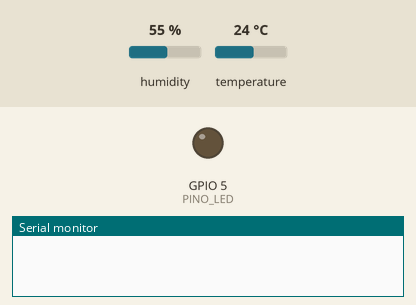
Simulated run of this sketch. Board: ESP32. Parts: output pins drawn as LEDs (lit = HIGH), the last lines printed to the serial monitor. The test bench sets the inputs (shaded band); at power-on: humidity 55 %, temperature 24 °C. Nothing arrives over Bluetooth unless stated; a phone connects over Bluetooth LE 3 s after start.

Above: at 0.0 s.
At 3.0 s:
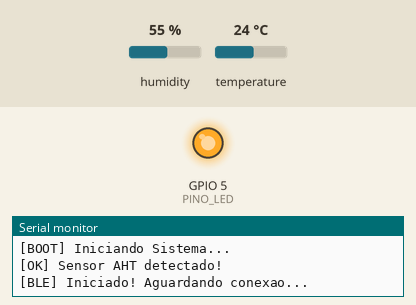
Timing chart, 0 to 42.9 s (numbered marks = the images above):
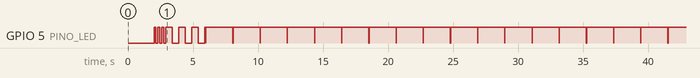

Measured:
- by itself, GPIO 5 (PINO_LED): HIGH → LOW at 2.2 s, → HIGH 0.15 s later, → LOW 0.15 s later, → HIGH 0.15 s later, … (48 changes in this stretch)

The sketch:

Apenas_sensor_umidade_temperatura_bateria.ino
```cpp
/*
 * MonitorPlantar - Sistema Integrado com Sensor AHT e BLE
 * Correção: Pinos I2C 21/22, Brownout desativado, Feedback visual em LED.
 */

#include <Wire.h>
#include <Adafruit_AHTX0.h>
#include <BLEDevice.h>
#include <BLEServer.h>
#include <BLEUtils.h>
#include <BLE2902.h>
#include <ArduinoJson.h>
#include "soc/soc.h"
#include "soc/rtc_cntl_reg.h"

// ── Definições de Hardware ────────────────────────────────────
#define PINO_LED 5 // LED integrado no pino 5 conforme esquema D32[cite: 1]

// ── Configurações BLE ──────────────────────────────────────────
#define BLE_NOME  "MonitorPlantar"
#define SVC_UUID  "4fafc201-1fb5-459e-8fcc-c5c9c331914b"
#define CHAR_UUID "beb5483e-36e1-4688-b7f5-ea07361b26a8"

// ── Variáveis Globais ──────────────────────────────────────────
Adafruit_AHTX0 aht;
BLEServer* pServer = nullptr;
BLECharacteristic* pCharacteristic = nullptr;
bool deviceConnected = false;
unsigned long tempoPiscar = 0;
bool estadoLed = false;
uint32_t seqBLE = 0;

// ── Callbacks de Conexão BLE ───────────────────────────────────
class MyServerCallbacks: public BLEServerCallbacks {
    void onConnect(BLEServer* pServer) { deviceConnected = true; };
    void onDisconnect(BLEServer* pServer) { deviceConnected = false; }
};

void setup() {
  WRITE_PERI_REG(RTC_CNTL_BROWN_OUT_REG, 0);
  pinMode(PINO_LED, OUTPUT);
  Serial.begin(115200);
  delay(2000);

  // Piscar inicial
  for(int i=0; i<3; i++) {
    digitalWrite(PINO_LED, HIGH); delay(150);
    digitalWrite(PINO_LED, LOW); delay(150);
  }

  Serial.println(F("\n[BOOT] Iniciando Sistema..."));

  Wire.begin(21, 22);

  // NÃO TRAVAR MAIS O CÓDIGO SE O SENSOR FALHAR
  if (!aht.begin(&Wire)) {
    Serial.println(F("ERRO: Sensor não detectado. Iniciando Bluetooth mesmo assim..."));
  } else {
    Serial.println(F("[OK] Sensor AHT detectado!"));
  }

  // Inicializa Bluetooth
  BLEDevice::init(BLE_NOME);
  pServer = BLEDevice::createServer();
  pServer->setCallbacks(new MyServerCallbacks());
  BLEService *pService = pServer->createService(SVC_UUID);
  pCharacteristic = pService->createCharacteristic(CHAR_UUID, BLECharacteristic::PROPERTY_NOTIFY);
  pCharacteristic->addDescriptor(new BLE2902());
  pService->start();
  BLEAdvertising *pAdvertising = BLEDevice::getAdvertising();
  pAdvertising->addServiceUUID(SVC_UUID);
  pAdvertising->start();

  Serial.println(F("[BLE] Iniciado! Aguardando conexao..."));
}

void loop() {
  if (deviceConnected) {
    // Modo Conectado: LED fixo com micropulso de transmissão
    digitalWrite(PINO_LED, HIGH);

    sensors_event_t umidade, temp;
    aht.getEvent(&umidade, &temp);

    StaticJsonDocument<200> doc;
    doc["temp"] = serialized(String(temp.temperature, 1));
    doc["umid"] = serialized(String(umidade.relative_humidity, 1));
    doc["seq"]  = seqBLE++;

    char jsonString[200];
    serializeJson(doc, jsonString);
    pCharacteristic->setValue(jsonString);
    pCharacteristic->notify();

    // Efeito visual de envio: pisca rápido (micropulso)
    digitalWrite(PINO_LED, LOW); delay(10); digitalWrite(PINO_LED, HIGH);
    delay(2000);
  } else {
    // Modo Busca: piscar compassado (anunciando BLE)
    if (millis() - tempoPiscar > 500) {
      estadoLed = !estadoLed;
      digitalWrite(PINO_LED, estadoLed);
      tempoPiscar = millis();
    }
  }
}
```
